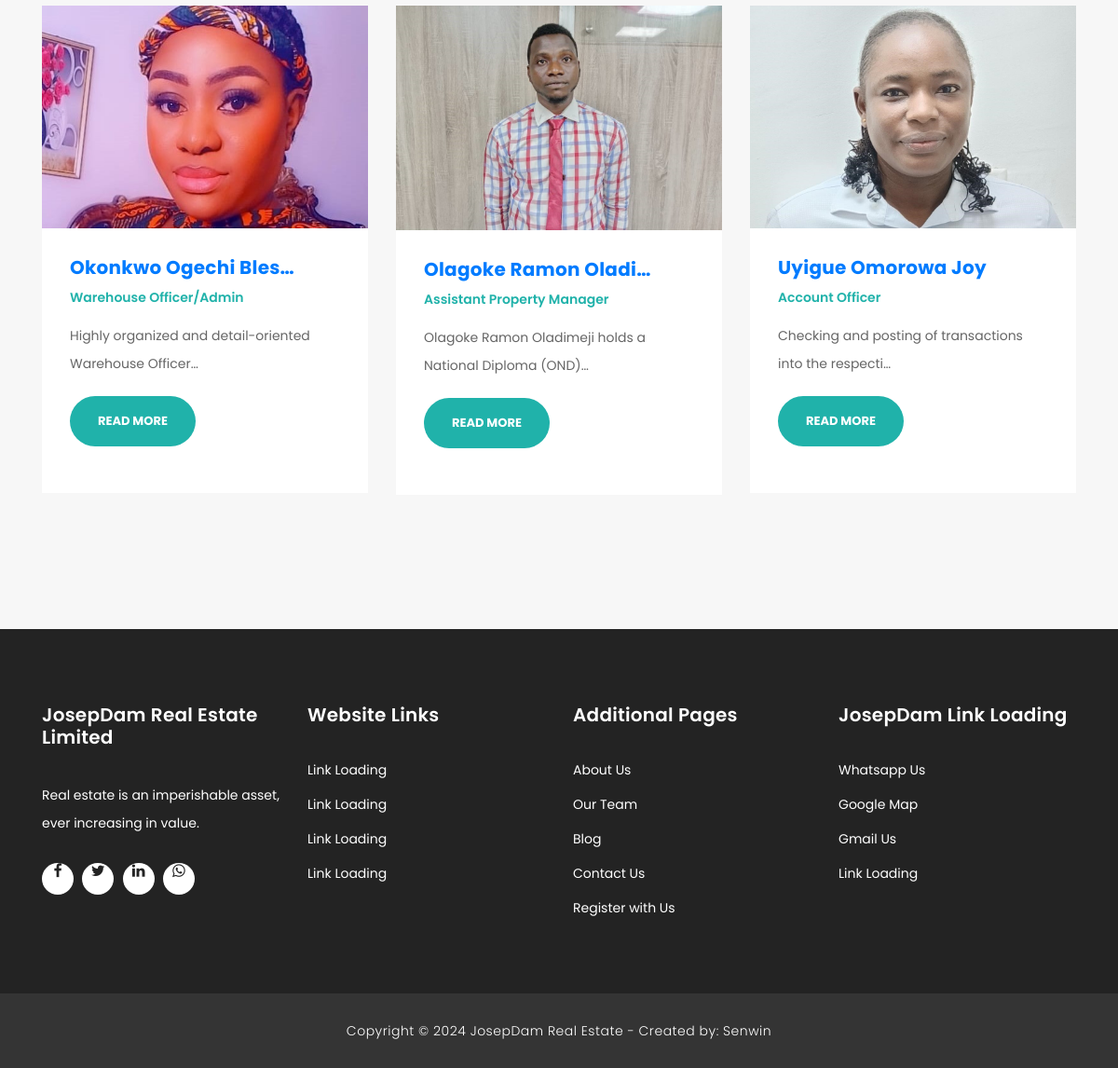
Before: /team/ (lower part) with the older database file.
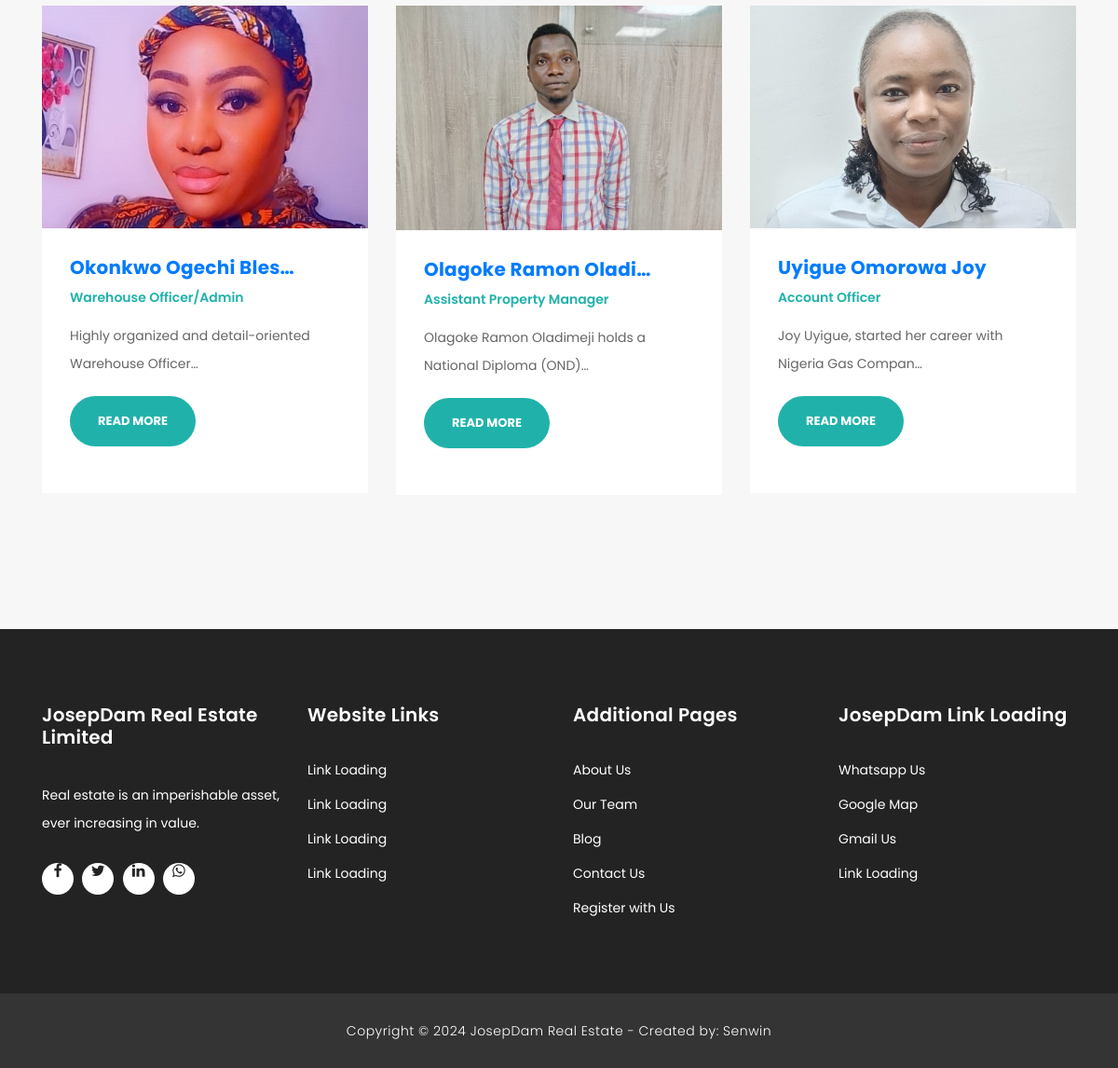
After: the same page with the newer database file.
### josepdam/models.py (models this page shows, shortened)
class TeamsPost (models.Model):
    worker_name = models.CharField (max_length = 200, blank=True, null=True)
    worker_position = models.CharField (max_length = 200, blank=True, null=True)
    worker_description = models.TextField()
    worker_img = models.ImageField(upload_to='images')
    slug = models.SlugField (max_length=25)
    publish_date = models.DateTimeField (auto_now_add= True)
    author = models.ForeignKey(User, on_delete=models.CASCADE)
    class Meta:
        ordering =['-publish_date']

### josepdam/views.py (the view)
# urls.py: path('team/', TeamView.as_view(), name='team'),
class TeamView (ListView):
    model = TeamsPost
    template_name = 'josep/team.html'

### templates/josep/team.html (shortened to what this page needs)
{% extends "base.html" %}
{% load static %}
{% block content %}
    <div class="team" style="margin: 0">
      <div class="container">
        <div class="row">
          {% for post in object_list %}
          <div class="col-md-4">
            <div class="team-item">
              <a href="{% url 'detail-team' post.pk %}">
                {% if post.worker_img %}
                <img src="{{ post.worker_img.url }}" alt="">
                {% endif %}
              </a>
              <div class="down-content">
                <a href="{% url 'detail-team' post.pk %}"><h4>{{ post.worker_name |truncatechars:20}}</h4></a>
                <span>{{ post.worker_position }}</span>
                <p>{{ post.worker_description |truncatechars:55}}</p>
                <p>
                  <a href="{% url 'detail-team' post.pk %}" class="filled-button">Read More</a
                </p>
              </div>
            </div>
            <br>
          </div>
          {% endfor %}
          </div>
        </div>
      </div>
    {% endblock %}

Changed rows visible on the page:
changed TeamsPost "Uyigue Omorowa Joy": worker_description "Checking and posting of transactions into the respecti…" → "Joy Uyigue, started her career with Nigeria Gas Compan…"
